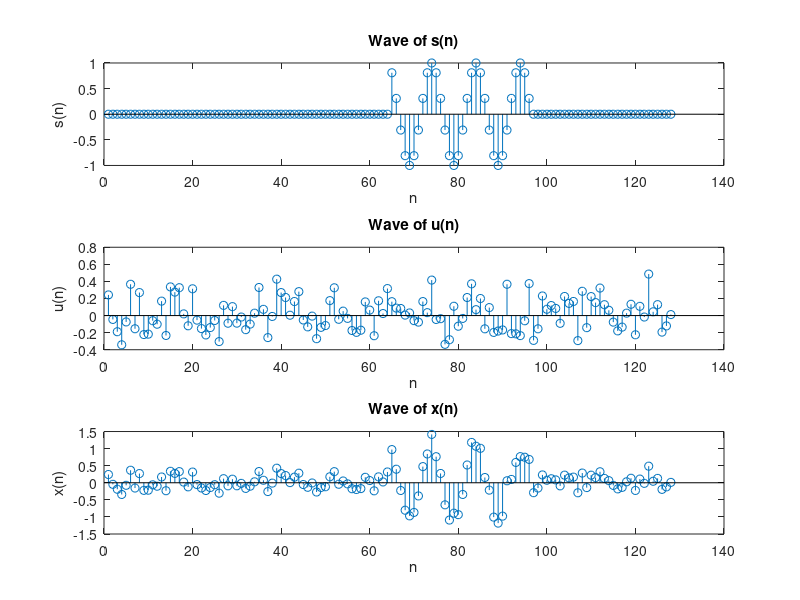

MATLAB code for this plot:
% sp_lab_2_3

% 给定参数
N = 128;
N_prime = 32;
omega = 0.2 * pi;
n_0 = 64;
S = 1;

n = 1:N_prime;
s = cos(omega * n);
s = [zeros(1, n_0), s, zeros(1, N - n_0 - N_prime)];
subplot(3, 1, 1);
stem((1:128), s);
xlabel('n');
ylabel('s(n)');
title('Wave of s(n)');

% 设置噪声样本序列的均值和标准差
rng(2023);
mu = 0;
sigma = 0.2;
% 生成正态分布随机噪声样本序列
u = normrnd(mu, sigma, [1, N]);
subplot(3, 1, 2);
stem((1:128), u);
xlabel('n');
ylabel('u(n)');
title('Wave of u(n)');

x = s + u;
subplot(3, 1, 3);
stem((1:128), x);
xlabel('n');
ylabel('x(n)');
title('Wave of x(n)');
